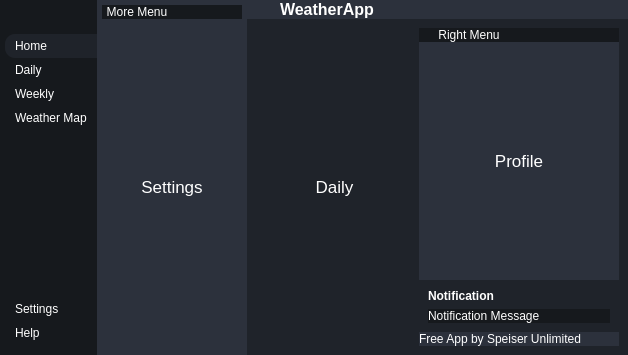
<?xml version="1.0" encoding="UTF-8"?>
<ui version="4.0">
 <class>MainWindow</class>
 <widget class="QMainWindow" name="MainWindow">
  <property name="geometry">
   <rect>
    <x>0</x>
    <y>0</y>
    <width>628</width>
    <height>355</height>
   </rect>
  </property>
  <property name="windowTitle">
   <string>Widget</string>
  </property>
  <property name="styleSheet">
   <string notr="true">* {
	border: none;
	background-color: transparent;
	background: transparent;
	padding: 0;
	margin: 0;
	color: #fff;
}
#centralwidget {
    background-color: #1f232a;
}
#leftMenuSubContainer{
	background-color: #16191d;
}
#leftMenuSubContainer QPushButton {
    text-align: left;
    padding: 5px 10px;
    border-top-left-radius: 10px;
    border-bottom-left-radius: 10px;
}
#centerMenuSubContainer, #rightMenuSubContainer {
    background-color: #2c313c;
}
#frame_4, #frame_8, #popupNotificationSubContainer {
	background-color: #16191d;
	border-radius: 10px;
}
#headerContainer, #footerContainer {
	 background-color: #2c313c;
}</string>
  </property>
  <widget class="QWidget" name="centralwidget">
   <property name="styleSheet">
    <string notr="true"/>
   </property>
   <layout class="QHBoxLayout" name="horizontalLayout_3">
    <property name="spacing">
     <number>0</number>
    </property>
    <property name="leftMargin">
     <number>0</number>
    </property>
    <property name="topMargin">
     <number>0</number>
    </property>
    <property name="rightMargin">
     <number>0</number>
    </property>
    <property name="bottomMargin">
     <number>0</number>
    </property>
    <item alignment="Qt::AlignLeft">
     <widget class="QWidget" name="leftMenuContainer" native="true">
      <layout class="QVBoxLayout" name="verticalLayout">
       <property name="spacing">
        <number>0</number>
       </property>
       <property name="leftMargin">
        <number>0</number>
       </property>
       <property name="topMargin">
        <number>0</number>
       </property>
       <property name="rightMargin">
        <number>0</number>
       </property>
       <property name="bottomMargin">
        <number>0</number>
       </property>
       <item alignment="Qt::AlignLeft">
        <widget class="QWidget" name="leftMenuSubContainer" native="true">
         <property name="styleSheet">
          <string notr="true"/>
         </property>
         <layout class="QVBoxLayout" name="verticalLayout_2">
          <property name="spacing">
           <number>0</number>
          </property>
          <property name="leftMargin">
           <number>5</number>
          </property>
          <property name="topMargin">
           <number>0</number>
          </property>
          <property name="rightMargin">
           <number>0</number>
          </property>
          <property name="bottomMargin">
           <number>0</number>
          </property>
          <item alignment="Qt::AlignTop">
           <widget class="QFrame" name="frame">
            <property name="frameShape">
             <enum>QFrame::StyledPanel</enum>
            </property>
            <property name="frameShadow">
             <enum>QFrame::Raised</enum>
            </property>
            <layout class="QHBoxLayout" name="horizontalLayout">
             <property name="spacing">
              <number>0</number>
             </property>
             <property name="leftMargin">
              <number>0</number>
             </property>
             <property name="topMargin">
              <number>0</number>
             </property>
             <property name="rightMargin">
              <number>0</number>
             </property>
             <property name="bottomMargin">
              <number>0</number>
             </property>
             <item>
              <widget class="QPushButton" name="menuButton">
               <property name="toolTip">
                <string>Menu</string>
               </property>
               <property name="styleSheet">
                <string notr="true"/>
               </property>
               <property name="text">
                <string/>
               </property>
               <property name="icon">
                <iconset resource="resources.qrc">
                 <normaloff>:/icons/align-justify.svg</normaloff>:/icons/align-justify.svg</iconset>
               </property>
               <property name="iconSize">
                <size>
                 <width>24</width>
                 <height>24</height>
                </size>
               </property>
              </widget>
             </item>
            </layout>
           </widget>
          </item>
          <item alignment="Qt::AlignTop">
           <widget class="QFrame" name="frame_2">
            <property name="sizePolicy">
             <sizepolicy hsizetype="Preferred" vsizetype="Preferred">
              <horstretch>0</horstretch>
              <verstretch>0</verstretch>
             </sizepolicy>
            </property>
            <property name="frameShape">
             <enum>QFrame::StyledPanel</enum>
            </property>
            <property name="frameShadow">
             <enum>QFrame::Raised</enum>
            </property>
            <layout class="QVBoxLayout" name="verticalLayout_4">
             <property name="spacing">
              <number>0</number>
             </property>
             <property name="leftMargin">
              <number>0</number>
             </property>
             <property name="topMargin">
              <number>10</number>
             </property>
             <property name="rightMargin">
              <number>0</number>
             </property>
             <property name="bottomMargin">
              <number>10</number>
             </property>
             <item>
              <widget class="QPushButton" name="homeButton_2">
               <property name="toolTip">
                <string>Home</string>
               </property>
               <property name="styleSheet">
                <string notr="true">background-color: #1f232a;</string>
               </property>
               <property name="text">
                <string>Home</string>
               </property>
               <property name="icon">
                <iconset resource="resources.qrc">
                 <normaloff>:/icons/home.svg</normaloff>:/icons/home.svg</iconset>
               </property>
               <property name="iconSize">
                <size>
                 <width>24</width>
                 <height>24</height>
                </size>
               </property>
              </widget>
             </item>
             <item>
              <widget class="QPushButton" name="dailyButton">
               <property name="toolTip">
                <string>Daily Weather Forcast</string>
               </property>
               <property name="styleSheet">
                <string notr="true"/>
               </property>
               <property name="text">
                <string>Daily</string>
               </property>
               <property name="icon">
                <iconset resource="resources.qrc">
                 <normaloff>:/icons/sun.svg</normaloff>:/icons/sun.svg</iconset>
               </property>
               <property name="iconSize">
                <size>
                 <width>24</width>
                 <height>24</height>
                </size>
               </property>
              </widget>
             </item>
             <item>
              <widget class="QPushButton" name="weeklyButton">
               <property name="toolTip">
                <string>Weekly Weather Forcast</string>
               </property>
               <property name="styleSheet">
                <string notr="true"/>
               </property>
               <property name="text">
                <string>Weekly</string>
               </property>
               <property name="icon">
                <iconset resource="resources.qrc">
                 <normaloff>:/icons/umbrella.svg</normaloff>:/icons/umbrella.svg</iconset>
               </property>
               <property name="iconSize">
                <size>
                 <width>24</width>
                 <height>24</height>
                </size>
               </property>
              </widget>
             </item>
             <item>
              <widget class="QPushButton" name="weatherMapButton">
               <property name="toolTip">
                <string>Weather Map</string>
               </property>
               <property name="styleSheet">
                <string notr="true"/>
               </property>
               <property name="text">
                <string>Weather Map</string>
               </property>
               <property name="icon">
                <iconset resource="resources.qrc">
                 <normaloff>:/icons/map.svg</normaloff>:/icons/map.svg</iconset>
               </property>
               <property name="iconSize">
                <size>
                 <width>24</width>
                 <height>24</height>
                </size>
               </property>
              </widget>
             </item>
            </layout>
           </widget>
          </item>
          <item>
           <spacer name="verticalSpacer">
            <property name="orientation">
             <enum>Qt::Vertical</enum>
            </property>
            <property name="sizeHint" stdset="0">
             <size>
              <width>20</width>
              <height>40</height>
             </size>
            </property>
           </spacer>
          </item>
          <item alignment="Qt::AlignBottom">
           <widget class="QFrame" name="frame_3">
            <property name="frameShape">
             <enum>QFrame::StyledPanel</enum>
            </property>
            <property name="frameShadow">
             <enum>QFrame::Raised</enum>
            </property>
            <layout class="QVBoxLayout" name="verticalLayout_3">
             <property name="spacing">
              <number>0</number>
             </property>
             <property name="leftMargin">
              <number>0</number>
             </property>
             <property name="topMargin">
              <number>10</number>
             </property>
             <property name="rightMargin">
              <number>0</number>
             </property>
             <property name="bottomMargin">
              <number>10</number>
             </property>
             <item>
              <widget class="QPushButton" name="settingsButton">
               <property name="toolTip">
                <string>Settings</string>
               </property>
               <property name="styleSheet">
                <string notr="true"/>
               </property>
               <property name="text">
                <string>Settings</string>
               </property>
               <property name="icon">
                <iconset resource="resources.qrc">
                 <normaloff>:/icons/settings.svg</normaloff>:/icons/settings.svg</iconset>
               </property>
               <property name="iconSize">
                <size>
                 <width>24</width>
                 <height>24</height>
                </size>
               </property>
              </widget>
             </item>
             <item>
              <widget class="QPushButton" name="helpButton">
               <property name="toolTip">
                <string>Get More Help</string>
               </property>
               <property name="styleSheet">
                <string notr="true"/>
               </property>
               <property name="text">
                <string>Help</string>
               </property>
               <property name="icon">
                <iconset resource="resources.qrc">
                 <normaloff>:/icons/help-circle.svg</normaloff>:/icons/help-circle.svg</iconset>
               </property>
               <property name="iconSize">
                <size>
                 <width>24</width>
                 <height>24</height>
                </size>
               </property>
              </widget>
             </item>
            </layout>
           </widget>
          </item>
         </layout>
        </widget>
       </item>
      </layout>
     </widget>
    </item>
    <item>
     <widget class="QWidget" name="centerMenuContainer" native="true">
      <property name="minimumSize">
       <size>
        <width>150</width>
        <height>0</height>
       </size>
      </property>
      <layout class="QVBoxLayout" name="verticalLayout_5">
       <property name="spacing">
        <number>0</number>
       </property>
       <property name="leftMargin">
        <number>0</number>
       </property>
       <property name="topMargin">
        <number>0</number>
       </property>
       <property name="rightMargin">
        <number>0</number>
       </property>
       <property name="bottomMargin">
        <number>0</number>
       </property>
       <item alignment="Qt::AlignLeft">
        <widget class="QWidget" name="centerMenuSubContainer" native="true">
         <property name="minimumSize">
          <size>
           <width>150</width>
           <height>0</height>
          </size>
         </property>
         <layout class="QVBoxLayout" name="verticalLayout_6">
          <property name="spacing">
           <number>5</number>
          </property>
          <property name="leftMargin">
           <number>5</number>
          </property>
          <property name="topMargin">
           <number>5</number>
          </property>
          <property name="rightMargin">
           <number>5</number>
          </property>
          <property name="bottomMargin">
           <number>5</number>
          </property>
          <item alignment="Qt::AlignTop">
           <widget class="QFrame" name="frame_4">
            <property name="frameShape">
             <enum>QFrame::StyledPanel</enum>
            </property>
            <property name="frameShadow">
             <enum>QFrame::Raised</enum>
            </property>
            <layout class="QHBoxLayout" name="horizontalLayout_4">
             <property name="spacing">
              <number>0</number>
             </property>
             <property name="leftMargin">
              <number>0</number>
             </property>
             <property name="topMargin">
              <number>0</number>
             </property>
             <property name="rightMargin">
              <number>0</number>
             </property>
             <property name="bottomMargin">
              <number>0</number>
             </property>
             <item>
              <widget class="QLabel" name="label">
               <property name="text">
                <string>More Menu</string>
               </property>
               <property name="alignment">
                <set>Qt::AlignCenter</set>
               </property>
              </widget>
             </item>
             <item alignment="Qt::AlignRight">
              <widget class="QPushButton" name="pushButton">
               <property name="toolTip">
                <string>Close Menu</string>
               </property>
               <property name="text">
                <string/>
               </property>
               <property name="icon">
                <iconset resource="resources.qrc">
                 <normaloff>:/icons/x-circle.svg</normaloff>:/icons/x-circle.svg</iconset>
               </property>
               <property name="iconSize">
                <size>
                 <width>24</width>
                 <height>24</height>
                </size>
               </property>
              </widget>
             </item>
            </layout>
           </widget>
          </item>
          <item>
           <widget class="QStackedWidget" name="stackedWidget">
            <property name="sizePolicy">
             <sizepolicy hsizetype="Preferred" vsizetype="Preferred">
              <horstretch>0</horstretch>
              <verstretch>0</verstretch>
             </sizepolicy>
            </property>
            <property name="minimumSize">
             <size>
              <width>0</width>
              <height>0</height>
             </size>
            </property>
            <property name="currentIndex">
             <number>0</number>
            </property>
            <widget class="QWidget" name="page">
             <layout class="QVBoxLayout" name="verticalLayout_7">
              <item>
               <widget class="QLabel" name="label_2">
                <property name="font">
                 <font>
                  <pointsize>13</pointsize>
                 </font>
                </property>
                <property name="text">
                 <string>Settings</string>
                </property>
                <property name="alignment">
                 <set>Qt::AlignCenter</set>
                </property>
               </widget>
              </item>
             </layout>
            </widget>
            <widget class="QWidget" name="page_2">
             <layout class="QVBoxLayout" name="verticalLayout_8">
              <item>
               <widget class="QLabel" name="label_3">
                <property name="sizePolicy">
                 <sizepolicy hsizetype="Preferred" vsizetype="Preferred">
                  <horstretch>0</horstretch>
                  <verstretch>0</verstretch>
                 </sizepolicy>
                </property>
                <property name="font">
                 <font>
                  <pointsize>13</pointsize>
                 </font>
                </property>
                <property name="text">
                 <string>Help</string>
                </property>
                <property name="alignment">
                 <set>Qt::AlignCenter</set>
                </property>
               </widget>
              </item>
             </layout>
            </widget>
           </widget>
          </item>
         </layout>
        </widget>
       </item>
      </layout>
     </widget>
    </item>
    <item>
     <widget class="QWidget" name="mainBodyContainer" native="true">
      <property name="sizePolicy">
       <sizepolicy hsizetype="Expanding" vsizetype="Preferred">
        <horstretch>0</horstretch>
        <verstretch>0</verstretch>
       </sizepolicy>
      </property>
      <property name="styleSheet">
       <string notr="true"/>
      </property>
      <layout class="QVBoxLayout" name="verticalLayout_9">
       <property name="spacing">
        <number>0</number>
       </property>
       <property name="leftMargin">
        <number>0</number>
       </property>
       <property name="topMargin">
        <number>0</number>
       </property>
       <property name="rightMargin">
        <number>0</number>
       </property>
       <property name="bottomMargin">
        <number>0</number>
       </property>
       <item alignment="Qt::AlignTop">
        <widget class="QWidget" name="headerContainer" native="true">
         <property name="styleSheet">
          <string notr="true"/>
         </property>
         <layout class="QHBoxLayout" name="horizontalLayout_5">
          <property name="spacing">
           <number>0</number>
          </property>
          <property name="leftMargin">
           <number>0</number>
          </property>
          <property name="topMargin">
           <number>0</number>
          </property>
          <property name="rightMargin">
           <number>0</number>
          </property>
          <property name="bottomMargin">
           <number>0</number>
          </property>
          <item>
           <widget class="QFrame" name="frame_5">
            <property name="frameShape">
             <enum>QFrame::StyledPanel</enum>
            </property>
            <property name="frameShadow">
             <enum>QFrame::Raised</enum>
            </property>
            <layout class="QHBoxLayout" name="horizontalLayout_7">
             <property name="spacing">
              <number>6</number>
             </property>
             <property name="leftMargin">
              <number>0</number>
             </property>
             <property name="topMargin">
              <number>0</number>
             </property>
             <property name="rightMargin">
              <number>0</number>
             </property>
             <property name="bottomMargin">
              <number>0</number>
             </property>
             <item>
              <widget class="QLabel" name="label_4">
               <property name="maximumSize">
                <size>
                 <width>30</width>
                 <height>30</height>
                </size>
               </property>
               <property name="text">
                <string/>
               </property>
               <property name="pixmap">
                <pixmap resource="resources.qrc">:/Images/speiserunlimited.png</pixmap>
               </property>
               <property name="scaledContents">
                <bool>true</bool>
               </property>
              </widget>
             </item>
             <item>
              <widget class="QLabel" name="label_5">
               <property name="font">
                <font>
                 <pointsize>12</pointsize>
                 <bold>true</bold>
                </font>
               </property>
               <property name="text">
                <string>WeatherApp</string>
               </property>
              </widget>
             </item>
            </layout>
           </widget>
          </item>
          <item alignment="Qt::AlignHCenter">
           <widget class="QFrame" name="frame_6">
            <property name="frameShape">
             <enum>QFrame::StyledPanel</enum>
            </property>
            <property name="frameShadow">
             <enum>QFrame::Raised</enum>
            </property>
            <layout class="QHBoxLayout" name="horizontalLayout_6">
             <property name="spacing">
              <number>6</number>
             </property>
             <property name="leftMargin">
              <number>0</number>
             </property>
             <property name="topMargin">
              <number>0</number>
             </property>
             <property name="rightMargin">
              <number>0</number>
             </property>
             <property name="bottomMargin">
              <number>0</number>
             </property>
             <item>
              <widget class="QPushButton" name="pushButton_6">
               <property name="toolTip">
                <string>More</string>
               </property>
               <property name="text">
                <string/>
               </property>
               <property name="icon">
                <iconset resource="resources.qrc">
                 <normaloff>:/icons/more-horizontal.svg</normaloff>:/icons/more-horizontal.svg</iconset>
               </property>
              </widget>
             </item>
             <item>
              <widget class="QPushButton" name="pushButton_5">
               <property name="toolTip">
                <string>Profile</string>
               </property>
               <property name="text">
                <string/>
               </property>
               <property name="icon">
                <iconset resource="resources.qrc">
                 <normaloff>:/icons/user.svg</normaloff>:/icons/user.svg</iconset>
               </property>
               <property name="iconSize">
                <size>
                 <width>12</width>
                 <height>12</height>
                </size>
               </property>
              </widget>
             </item>
            </layout>
           </widget>
          </item>
          <item alignment="Qt::AlignRight">
           <widget class="QFrame" name="frame_7">
            <property name="frameShape">
             <enum>QFrame::StyledPanel</enum>
            </property>
            <property name="frameShadow">
             <enum>QFrame::Raised</enum>
            </property>
            <layout class="QHBoxLayout" name="horizontalLayout_2">
             <property name="spacing">
              <number>6</number>
             </property>
             <property name="leftMargin">
              <number>0</number>
             </property>
             <property name="topMargin">
              <number>0</number>
             </property>
             <property name="rightMargin">
              <number>0</number>
             </property>
             <property name="bottomMargin">
              <number>0</number>
             </property>
             <item>
              <widget class="QPushButton" name="minimizeButton">
               <property name="toolTip">
                <string>Minimize Window</string>
               </property>
               <property name="text">
                <string/>
               </property>
               <property name="icon">
                <iconset resource="resources.qrc">
                 <normaloff>:/icons/minus.svg</normaloff>:/icons/minus.svg</iconset>
               </property>
               <property name="iconSize">
                <size>
                 <width>12</width>
                 <height>12</height>
                </size>
               </property>
              </widget>
             </item>
             <item>
              <widget class="QPushButton" name="restoreButton">
               <property name="toolTip">
                <string>Restore Window</string>
               </property>
               <property name="text">
                <string/>
               </property>
               <property name="icon">
                <iconset resource="resources.qrc">
                 <normaloff>:/icons/square.svg</normaloff>:/icons/square.svg</iconset>
               </property>
               <property name="iconSize">
                <size>
                 <width>12</width>
                 <height>12</height>
                </size>
               </property>
              </widget>
             </item>
             <item>
              <widget class="QPushButton" name="closeButton">
               <property name="toolTip">
                <string>Close Window</string>
               </property>
               <property name="text">
                <string/>
               </property>
               <property name="icon">
                <iconset resource="resources.qrc">
                 <normaloff>:/icons/x.svg</normaloff>:/icons/x.svg</iconset>
               </property>
               <property name="iconSize">
                <size>
                 <width>12</width>
                 <height>12</height>
                </size>
               </property>
              </widget>
             </item>
            </layout>
           </widget>
          </item>
         </layout>
        </widget>
       </item>
       <item>
        <widget class="QWidget" name="mainBodyContent" native="true">
         <property name="sizePolicy">
          <sizepolicy hsizetype="Preferred" vsizetype="Expanding">
           <horstretch>0</horstretch>
           <verstretch>0</verstretch>
          </sizepolicy>
         </property>
         <layout class="QHBoxLayout" name="horizontalLayout_8">
          <item>
           <widget class="QWidget" name="mainContentContainer" native="true">
            <layout class="QVBoxLayout" name="verticalLayout_14">
             <item>
              <widget class="QStackedWidget" name="stackedWidget_3">
               <widget class="QWidget" name="page_5">
                <layout class="QVBoxLayout" name="verticalLayout_16">
                 <item>
                  <widget class="QLabel" name="label_10">
                   <property name="font">
                    <font>
                     <pointsize>13</pointsize>
                    </font>
                   </property>
                   <property name="text">
                    <string>Daily</string>
                   </property>
                   <property name="alignment">
                    <set>Qt::AlignCenter</set>
                   </property>
                  </widget>
                 </item>
                </layout>
               </widget>
               <widget class="QWidget" name="page_6">
                <layout class="QVBoxLayout" name="verticalLayout_15">
                 <item>
                  <widget class="QLabel" name="label_9">
                   <property name="font">
                    <font>
                     <pointsize>13</pointsize>
                    </font>
                   </property>
                   <property name="text">
                    <string>Home</string>
                   </property>
                   <property name="alignment">
                    <set>Qt::AlignCenter</set>
                   </property>
                  </widget>
                 </item>
                </layout>
               </widget>
               <widget class="QWidget" name="page_7">
                <layout class="QVBoxLayout" name="verticalLayout_18">
                 <item>
                  <widget class="QLabel" name="label_11">
                   <property name="font">
                    <font>
                     <pointsize>13</pointsize>
                    </font>
                   </property>
                   <property name="text">
                    <string>Weekly</string>
                   </property>
                   <property name="alignment">
                    <set>Qt::AlignCenter</set>
                   </property>
                  </widget>
                 </item>
                </layout>
               </widget>
               <widget class="QWidget" name="page_8">
                <layout class="QVBoxLayout" name="verticalLayout_17">
                 <item>
                  <widget class="QLabel" name="label_12">
                   <property name="font">
                    <font>
                     <pointsize>13</pointsize>
                    </font>
                   </property>
                   <property name="text">
                    <string>Weather Map</string>
                   </property>
                   <property name="alignment">
                    <set>Qt::AlignCenter</set>
                   </property>
                  </widget>
                 </item>
                </layout>
               </widget>
              </widget>
             </item>
            </layout>
           </widget>
          </item>
          <item>
           <widget class="QWidget" name="rightMenuContainer" native="true">
            <property name="minimumSize">
             <size>
              <width>200</width>
              <height>0</height>
             </size>
            </property>
            <layout class="QVBoxLayout" name="verticalLayout_10">
             <property name="spacing">
              <number>0</number>
             </property>
             <property name="leftMargin">
              <number>0</number>
             </property>
             <property name="topMargin">
              <number>0</number>
             </property>
             <property name="rightMargin">
              <number>0</number>
             </property>
             <property name="bottomMargin">
              <number>0</number>
             </property>
             <item>
              <widget class="QWidget" name="rightMenuSubContainer" native="true">
               <property name="minimumSize">
                <size>
                 <width>200</width>
                 <height>0</height>
                </size>
               </property>
               <property name="styleSheet">
                <string notr="true"/>
               </property>
               <layout class="QVBoxLayout" name="verticalLayout_11">
                <property name="spacing">
                 <number>0</number>
                </property>
                <property name="leftMargin">
                 <number>0</number>
                </property>
                <property name="topMargin">
                 <number>0</number>
                </property>
                <property name="rightMargin">
                 <number>0</number>
                </property>
                <property name="bottomMargin">
                 <number>0</number>
                </property>
                <item alignment="Qt::AlignTop">
                 <widget class="QFrame" name="frame_8">
                  <property name="styleSheet">
                   <string notr="true"/>
                  </property>
                  <property name="frameShape">
                   <enum>QFrame::StyledPanel</enum>
                  </property>
                  <property name="frameShadow">
                   <enum>QFrame::Raised</enum>
                  </property>
                  <layout class="QHBoxLayout" name="horizontalLayout_9">
                   <property name="spacing">
                    <number>0</number>
                   </property>
                   <property name="leftMargin">
                    <number>0</number>
                   </property>
                   <property name="topMargin">
                    <number>0</number>
                   </property>
                   <property name="rightMargin">
                    <number>0</number>
                   </property>
                   <property name="bottomMargin">
                    <number>0</number>
                   </property>
                   <item alignment="Qt::AlignVCenter">
                    <widget class="QLabel" name="label_6">
                     <property name="text">
                      <string>Right Menu</string>
                     </property>
                     <property name="alignment">
                      <set>Qt::AlignCenter</set>
                     </property>
                    </widget>
                   </item>
                   <item alignment="Qt::AlignRight|Qt::AlignTop">
                    <widget class="QPushButton" name="pushButton_7">
                     <property name="toolTip">
                      <string>Close Menu</string>
                     </property>
                     <property name="text">
                      <string/>
                     </property>
                     <property name="icon">
                      <iconset resource="resources.qrc">
                       <normaloff>:/icons/x-circle.svg</normaloff>:/icons/x-circle.svg</iconset>
                     </property>
                     <property name="iconSize">
                      <size>
                       <width>24</width>
                       <height>24</height>
                      </size>
                     </property>
                    </widget>
                   </item>
                  </layout>
                 </widget>
                </item>
                <item>
                 <widget class="QStackedWidget" name="stackedWidget_2">
                  <widget class="QWidget" name="page_3">
                   <layout class="QVBoxLayout" name="verticalLayout_12">
                    <item>
                     <widget class="QLabel" name="label_7">
                      <property name="font">
                       <font>
                        <pointsize>13</pointsize>
                       </font>
                      </property>
                      <property name="text">
                       <string>Profile</string>
                      </property>
                      <property name="alignment">
                       <set>Qt::AlignCenter</set>
                      </property>
                     </widget>
                    </item>
                   </layout>
                  </widget>
                  <widget class="QWidget" name="page_4">
                   <layout class="QVBoxLayout" name="verticalLayout_13">
                    <item>
                     <widget class="QLabel" name="label_8">
                      <property name="font">
                       <font>
                        <pointsize>13</pointsize>
                       </font>
                      </property>
                      <property name="text">
                       <string>More...</string>
                      </property>
                      <property name="alignment">
                       <set>Qt::AlignCenter</set>
                      </property>
                     </widget>
                    </item>
                   </layout>
                  </widget>
                 </widget>
                </item>
               </layout>
              </widget>
             </item>
             <item>
              <widget class="QWidget" name="popupNotificationContainer" native="true">
               <layout class="QVBoxLayout" name="verticalLayout_19">
                <item>
                 <widget class="QLabel" name="label_14">
                  <property name="font">
                   <font>
                    <bold>true</bold>
                   </font>
                  </property>
                  <property name="text">
                   <string>Notification</string>
                  </property>
                 </widget>
                </item>
                <item>
                 <widget class="QWidget" name="popupNotificationSubContainer" native="true">
                  <layout class="QVBoxLayout" name="verticalLayout_20">
                   <property name="spacing">
                    <number>0</number>
                   </property>
                   <property name="leftMargin">
                    <number>0</number>
                   </property>
                   <property name="topMargin">
                    <number>0</number>
                   </property>
                   <property name="rightMargin">
                    <number>0</number>
                   </property>
                   <property name="bottomMargin">
                    <number>0</number>
                   </property>
                   <item alignment="Qt::AlignTop">
                    <widget class="QFrame" name="frame_9">
                     <property name="frameShape">
                      <enum>QFrame::StyledPanel</enum>
                     </property>
                     <property name="frameShadow">
                      <enum>QFrame::Raised</enum>
                     </property>
                     <layout class="QHBoxLayout" name="horizontalLayout_10">
                      <property name="spacing">
                       <number>0</number>
                      </property>
                      <property name="leftMargin">
                       <number>0</number>
                      </property>
                      <property name="topMargin">
                       <number>0</number>
                      </property>
                      <property name="rightMargin">
                       <number>0</number>
                      </property>
                      <property name="bottomMargin">
                       <number>0</number>
                      </property>
                      <item alignment="Qt::AlignHCenter">
                       <widget class="QLabel" name="label_13">
                        <property name="sizePolicy">
                         <sizepolicy hsizetype="Expanding" vsizetype="Preferred">
                          <horstretch>0</horstretch>
                          <verstretch>0</verstretch>
                         </sizepolicy>
                        </property>
                        <property name="text">
                         <string>Notification Message</string>
                        </property>
                       </widget>
                      </item>
                      <item alignment="Qt::AlignRight">
                       <widget class="QPushButton" name="pushButton_8">
                        <property name="text">
                         <string/>
                        </property>
                        <property name="icon">
                         <iconset resource="resources.qrc">
                          <normaloff>:/icons/x-circle.svg</normaloff>:/icons/x-circle.svg</iconset>
                        </property>
                        <property name="iconSize">
                         <size>
                          <width>24</width>
                          <height>24</height>
                         </size>
                        </property>
                       </widget>
                      </item>
                     </layout>
                    </widget>
                   </item>
                  </layout>
                 </widget>
                </item>
               </layout>
              </widget>
             </item>
             <item>
              <widget class="QWidget" name="footerContainer" native="true">
               <property name="sizePolicy">
                <sizepolicy hsizetype="Preferred" vsizetype="Preferred">
                 <horstretch>0</horstretch>
                 <verstretch>0</verstretch>
                </sizepolicy>
               </property>
               <layout class="QHBoxLayout" name="horizontalLayout_11">
                <property name="spacing">
                 <number>0</number>
                </property>
                <property name="leftMargin">
                 <number>0</number>
                </property>
                <property name="topMargin">
                 <number>0</number>
                </property>
                <property name="rightMargin">
                 <number>0</number>
                </property>
                <property name="bottomMargin">
                 <number>0</number>
                </property>
                <item>
                 <widget class="QFrame" name="frame_10">
                  <property name="frameShape">
                   <enum>QFrame::StyledPanel</enum>
                  </property>
                  <property name="frameShadow">
                   <enum>QFrame::Raised</enum>
                  </property>
                  <layout class="QHBoxLayout" name="horizontalLayout_12">
                   <property name="spacing">
                    <number>0</number>
                   </property>
                   <property name="leftMargin">
                    <number>0</number>
                   </property>
                   <property name="topMargin">
                    <number>0</number>
                   </property>
                   <property name="rightMargin">
                    <number>0</number>
                   </property>
                   <property name="bottomMargin">
                    <number>0</number>
                   </property>
                   <item>
                    <widget class="QLabel" name="label_15">
                     <property name="text">
                      <string>Free App by Speiser Unlimited</string>
                     </property>
                    </widget>
                   </item>
                  </layout>
                 </widget>
                </item>
                <item>
                 <widget class="QFrame" name="sizeGrip">
                  <property name="minimumSize">
                   <size>
                    <width>10</width>
                    <height>10</height>
                   </size>
                  </property>
                  <property name="maximumSize">
                   <size>
                    <width>40</width>
                    <height>40</height>
                   </size>
                  </property>
                  <property name="frameShape">
                   <enum>QFrame::StyledPanel</enum>
                  </property>
                  <property name="frameShadow">
                   <enum>QFrame::Raised</enum>
                  </property>
                 </widget>
                </item>
               </layout>
              </widget>
             </item>
            </layout>
           </widget>
          </item>
         </layout>
        </widget>
       </item>
      </layout>
     </widget>
    </item>
   </layout>
  </widget>
 </widget>
 <resources>
  <include location="resources.qrc"/>
 </resources>
 <connections/>
</ui>
